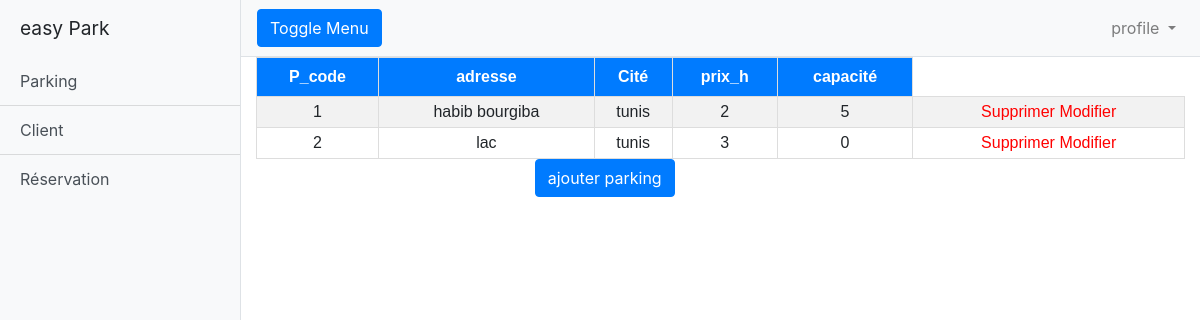
The app's page /admin/accueil/index1.php with its own data.
### tables this page shows
CREATE TABLE `parking` (
  `p_code` int(11) NOT NULL,
  `adresse` varchar(100) NOT NULL,
  `c_code` int(11) NOT NULL,
  `prix_h` float NOT NULL
);

CREATE TABLE `cite` (
  `C_code` int(11) NOT NULL,
  `nom` varchar(30) NOT NULL
);

### admin/accueil/index1.php (the view, shortened to what this page needs)
<?php
require "../config.php";
?>
<!DOCTYPE html>
<html lang="en">
<head>
  <link href="vendor/bootstrap/css/bootstrap.min.css" rel="stylesheet">
  <link href="css/simple-sidebar.css" rel="stylesheet">
</head>
<body>
  <div class="d-flex" id="wrapper">
    <div class="bg-light border-right" id="sidebar-wrapper">
      <div class="sidebar-heading">easy Park</div>
      <div class="list-group list-group-flush">
        <a href="index1.php" class="list-group-item list-group-item-action bg-light">Parking</a>
        <a href="client.php" class="list-group-item list-group-item-action bg-light">Client</a>
        <a href="reservation.php" class="list-group-item list-group-item-action bg-light">Réservation</a>
      </div>
    </div>
    <div id="page-content-wrapper">
      <nav class="navbar navbar-expand-lg navbar-light bg-light border-bottom">
        <button class="btn btn-primary" id="menu-toggle">Toggle Menu</button>
        <div class="collapse navbar-collapse" id="navbarSupportedContent">
          <ul class="navbar-nav ml-auto mt-2 mt-lg-0">
            <li class="nav-item dropdown">
              <a class="nav-link dropdown-toggle" href="#" id="navbarDropdown" role="button" data-toggle="dropdown" aria-haspopup="true" aria-expanded="false">
                profile
              </a>
            </li>
          </ul>
        </div>
      </nav>
      <div class="container-fluid">
         <?php
        $sql="SElECT * From parking p,cite c where p.c_code=c.c_code  ";
        $liste=mysqli_query($conn, $sql);
        ?>
        <table id="customers"  >
                <tr>
                    <th>P_code</th>
                    <th>adresse</th>
                    <th>Cité</th>
                    <th>prix_h</th>
                    <th>capacité</th>
                </tr>
            <?php
            while($row = mysqli_fetch_assoc($liste))
            {
                      $sql2="SElECT count(*) n From emplacement  where p_code=".$row["p_code"]." ";
                      $liste2=mysqli_query($conn, $sql2);
                      $row2 = mysqli_fetch_assoc($liste2);
            ?>
            <tr style="text-align: center;">
                    <td><?php echo $row["p_code"];?></td>
                    <td><?php echo $row["adresse"];?></td>
                    <td><?php echo $row["nom"];?></td>
                    <td><?php echo $row["prix_h"];?></td>
                    <td><?php echo $row2["n"];?></td>
                    <td>
             <a  class="aa" href="supprimer_p.php?id=<?php echo $row['p_code'];?>&delete=1" >Supprimer</a>
             <a type="button" class="aa" href="modifier_p1.php?p_modif=<?PHP echo $row['p_code'];?>">Modifier</a>
          </td>
                </tr>
            <?PHP
          }
            ?>
        </table>
<button style="margin-left: 30%" " type="button" class="btn btn-primary" data-toggle="modal" data-target="#exampleModal" data-whatever="@getbootstrap"> ajouter parking</button>
  </div>
</body>
</html>

### admin/accueil/css/simple-sidebar.css (style rules this page uses)
#wrapper { overflow-x: hidden; }
#sidebar-wrapper { min-height: 100vh; margin-left: -15rem; -webkit-transition: margin .25s ease-out; -moz-transition: margin .25s ease-out; -o-transition: margin .25s ease-out; transition: margin .25s ease-out; }
#sidebar-wrapper .sidebar-heading { padding: 0.875rem 1.25rem; font-size: 1.2rem; }
#sidebar-wrapper .list-group { width: 15rem; }
#page-content-wrapper { min-width: 100vw; }
@media (min-width: 768px) { #sidebar-wrapper { margin-left: 0; } }
@media (min-width: 768px) { #page-content-wrapper { min-width: 0; width: 100%; } }

### admin/accueil/index1.php (style rules this page uses)
#customers { font-family: Arial, Helvetica, sans-serif; border-collapse: collapse; width: 100%; }
#customers td, #customers th { border: 1px solid #ddd; padding: 3px; }
#customers tr:nth-child(even) { background-color: #f2f2f2; }
#customers th { padding-top: 7px; padding-bottom: 7px; text-align: center; background-color: #007bff; color: white; }
.aa:link { color: red; background-color: transparent; text-decoration: none; }

### records on screen
parking: p_code "1", adresse "habib bourgiba", c_code.nom "tunis", prix_h "2", n "5"
parking: p_code "2", adresse "lac", c_code.nom "tunis", prix_h "3", n "0"
